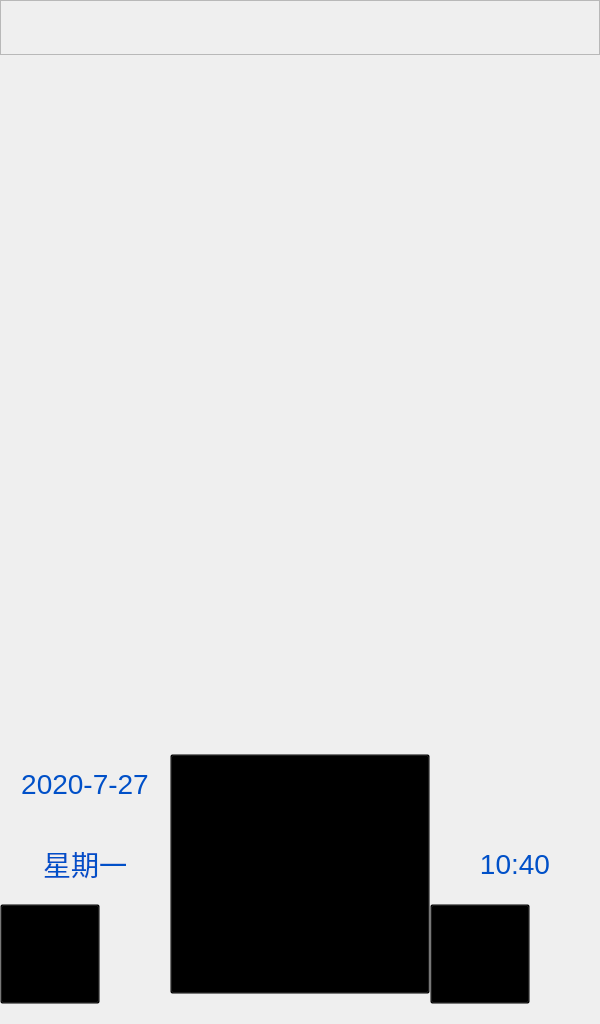
<?xml version="1.0" encoding="UTF-8"?>
<ui version="4.0">
 <class>MyWidget</class>
 <widget class="QWidget" name="MyWidget">
  <property name="geometry">
   <rect>
    <x>0</x>
    <y>0</y>
    <width>600</width>
    <height>1024</height>
   </rect>
  </property>
  <property name="minimumSize">
   <size>
    <width>600</width>
    <height>1024</height>
   </size>
  </property>
  <property name="maximumSize">
   <size>
    <width>600</width>
    <height>1024</height>
   </size>
  </property>
  <property name="windowTitle">
   <string>MyWidget</string>
  </property>
  <property name="styleSheet">
   <string notr="true"/>
  </property>
  <layout class="QVBoxLayout" name="verticalLayout">
   <property name="spacing">
    <number>0</number>
   </property>
   <property name="leftMargin">
    <number>0</number>
   </property>
   <property name="topMargin">
    <number>0</number>
   </property>
   <property name="rightMargin">
    <number>0</number>
   </property>
   <property name="bottomMargin">
    <number>0</number>
   </property>
   <item>
    <widget class="QWidget" name="widget" native="true">
     <layout class="QVBoxLayout" name="verticalLayout_4">
      <property name="spacing">
       <number>0</number>
      </property>
      <property name="leftMargin">
       <number>0</number>
      </property>
      <property name="topMargin">
       <number>0</number>
      </property>
      <property name="rightMargin">
       <number>0</number>
      </property>
      <property name="bottomMargin">
       <number>0</number>
      </property>
      <item>
       <widget class="QFrame" name="frame">
        <property name="minimumSize">
         <size>
          <width>0</width>
          <height>50</height>
         </size>
        </property>
        <property name="frameShape">
         <enum>QFrame::StyledPanel</enum>
        </property>
        <property name="frameShadow">
         <enum>QFrame::Raised</enum>
        </property>
        <layout class="QHBoxLayout" name="horizontalLayout_4">
         <property name="leftMargin">
          <number>9</number>
         </property>
         <property name="topMargin">
          <number>9</number>
         </property>
         <property name="rightMargin">
          <number>9</number>
         </property>
         <property name="bottomMargin">
          <number>0</number>
         </property>
         <item>
          <widget class="QToolButton" name="tb_close">
           <property name="minimumSize">
            <size>
             <width>40</width>
             <height>40</height>
            </size>
           </property>
           <property name="text">
            <string/>
           </property>
           <property name="autoRaise">
            <bool>true</bool>
           </property>
          </widget>
         </item>
         <item>
          <layout class="QHBoxLayout" name="horizontalLayout_3">
           <item>
            <spacer name="horizontalSpacer">
             <property name="orientation">
              <enum>Qt::Horizontal</enum>
             </property>
             <property name="sizeHint" stdset="0">
              <size>
               <width>40</width>
               <height>20</height>
              </size>
             </property>
            </spacer>
           </item>
           <item>
            <layout class="QVBoxLayout" name="verticalLayout_2">
             <item>
              <widget class="QLabel" name="lb_net">
               <property name="minimumSize">
                <size>
                 <width>32</width>
                 <height>32</height>
                </size>
               </property>
               <property name="maximumSize">
                <size>
                 <width>32</width>
                 <height>32</height>
                </size>
               </property>
               <property name="text">
                <string/>
               </property>
               <property name="pixmap">
                <pixmap resource="../qrc.qrc">:/img/icon_wifi_disconnect.png</pixmap>
               </property>
              </widget>
             </item>
             <item>
              <spacer name="verticalSpacer_2">
               <property name="orientation">
                <enum>Qt::Vertical</enum>
               </property>
               <property name="sizeHint" stdset="0">
                <size>
                 <width>20</width>
                 <height>40</height>
                </size>
               </property>
              </spacer>
             </item>
            </layout>
           </item>
          </layout>
         </item>
        </layout>
       </widget>
      </item>
      <item>
       <spacer name="verticalSpacer">
        <property name="orientation">
         <enum>Qt::Vertical</enum>
        </property>
        <property name="sizeHint" stdset="0">
         <size>
          <width>20</width>
          <height>717</height>
         </size>
        </property>
       </spacer>
      </item>
      <item>
       <widget class="InputPage" name="widget_input" native="true"/>
      </item>
      <item>
       <widget class="AttendInfoWidget" name="widget_info" native="true"/>
      </item>
      <item>
       <widget class="QWidget" name="framBottom" native="true">
        <property name="minimumSize">
         <size>
          <width>600</width>
          <height>280</height>
         </size>
        </property>
        <property name="maximumSize">
         <size>
          <width>600</width>
          <height>280</height>
         </size>
        </property>
        <property name="styleSheet">
         <string notr="true">#framBottom{
	border-image: url(:/img/img_bottombar_bg.png);
}
QLabel{
font-size:28px;
color:rgb(0,80,200);
}
QPushButton{
background-color:transparent
}</string>
        </property>
        <layout class="QHBoxLayout" name="horizontalLayout">
         <property name="spacing">
          <number>0</number>
         </property>
         <property name="leftMargin">
          <number>0</number>
         </property>
         <property name="topMargin">
          <number>0</number>
         </property>
         <property name="rightMargin">
          <number>0</number>
         </property>
         <property name="bottomMargin">
          <number>0</number>
         </property>
         <item>
          <layout class="QGridLayout" name="gridLayout">
           <property name="bottomMargin">
            <number>20</number>
           </property>
           <property name="spacing">
            <number>0</number>
           </property>
           <item row="0" column="0">
            <widget class="QLabel" name="mpDateLab">
             <property name="sizePolicy">
              <sizepolicy hsizetype="Expanding" vsizetype="Preferred">
               <horstretch>0</horstretch>
               <verstretch>0</verstretch>
              </sizepolicy>
             </property>
             <property name="minimumSize">
              <size>
               <width>144</width>
               <height>0</height>
              </size>
             </property>
             <property name="text">
              <string>2020-7-27</string>
             </property>
             <property name="alignment">
              <set>Qt::AlignCenter</set>
             </property>
            </widget>
           </item>
           <item row="2" column="0">
            <widget class="QPushButton" name="pb_history">
             <property name="sizePolicy">
              <sizepolicy hsizetype="Preferred" vsizetype="Preferred">
               <horstretch>0</horstretch>
               <verstretch>0</verstretch>
              </sizepolicy>
             </property>
             <property name="minimumSize">
              <size>
               <width>100</width>
               <height>100</height>
              </size>
             </property>
             <property name="maximumSize">
              <size>
               <width>100</width>
               <height>100</height>
              </size>
             </property>
             <property name="layoutDirection">
              <enum>Qt::LeftToRight</enum>
             </property>
             <property name="styleSheet">
              <string notr="true"/>
             </property>
             <property name="text">
              <string/>
             </property>
             <property name="checkable">
              <bool>false</bool>
             </property>
             <property name="autoDefault">
              <bool>false</bool>
             </property>
             <property name="default">
              <bool>false</bool>
             </property>
             <property name="flat">
              <bool>false</bool>
             </property>
            </widget>
           </item>
           <item row="1" column="2">
            <widget class="QLabel" name="mpTimeLab">
             <property name="sizePolicy">
              <sizepolicy hsizetype="Expanding" vsizetype="Preferred">
               <horstretch>0</horstretch>
               <verstretch>0</verstretch>
              </sizepolicy>
             </property>
             <property name="minimumSize">
              <size>
               <width>144</width>
               <height>0</height>
              </size>
             </property>
             <property name="text">
              <string>10:40</string>
             </property>
             <property name="alignment">
              <set>Qt::AlignCenter</set>
             </property>
            </widget>
           </item>
           <item row="2" column="2">
            <widget class="QPushButton" name="pb_register">
             <property name="sizePolicy">
              <sizepolicy hsizetype="Minimum" vsizetype="Preferred">
               <horstretch>0</horstretch>
               <verstretch>0</verstretch>
              </sizepolicy>
             </property>
             <property name="minimumSize">
              <size>
               <width>100</width>
               <height>100</height>
              </size>
             </property>
             <property name="maximumSize">
              <size>
               <width>100</width>
               <height>100</height>
              </size>
             </property>
             <property name="text">
              <string/>
             </property>
            </widget>
           </item>
           <item row="1" column="0">
            <widget class="QLabel" name="mpWeekLab">
             <property name="text">
              <string>星期一</string>
             </property>
             <property name="alignment">
              <set>Qt::AlignCenter</set>
             </property>
            </widget>
           </item>
           <item row="0" column="1" rowspan="3">
            <widget class="QPushButton" name="pb_welcome">
             <property name="minimumSize">
              <size>
               <width>260</width>
               <height>240</height>
              </size>
             </property>
             <property name="maximumSize">
              <size>
               <width>240</width>
               <height>240</height>
              </size>
             </property>
             <property name="font">
              <font/>
             </property>
             <property name="styleSheet">
              <string notr="true">/*
QPushButton{
	color: rgb(204, 204, 204);
	border-image: url(:/image/icon_welcom_btn.png);
/*	outline: none;
}

QPushButton:hover, QPushButton:pressed{
	color: rgb(204, 204, 204);
	border-image: url(:/image/icon_welcom_btn.png);
/*	outline: none;
}
*/</string>
             </property>
             <property name="text">
              <string/>
             </property>
            </widget>
           </item>
          </layout>
         </item>
        </layout>
       </widget>
      </item>
     </layout>
    </widget>
   </item>
  </layout>
 </widget>
 <customwidgets>
  <customwidget>
   <class>AttendInfoWidget</class>
   <extends>QWidget</extends>
   <header location="global">attendinfowidget.h</header>
   <container>1</container>
  </customwidget>
  <customwidget>
   <class>InputPage</class>
   <extends>QWidget</extends>
   <header location="global">inputpage.h</header>
   <container>1</container>
  </customwidget>
 </customwidgets>
 <resources>
  <include location="../qrc.qrc"/>
 </resources>
 <connections/>
</ui>
